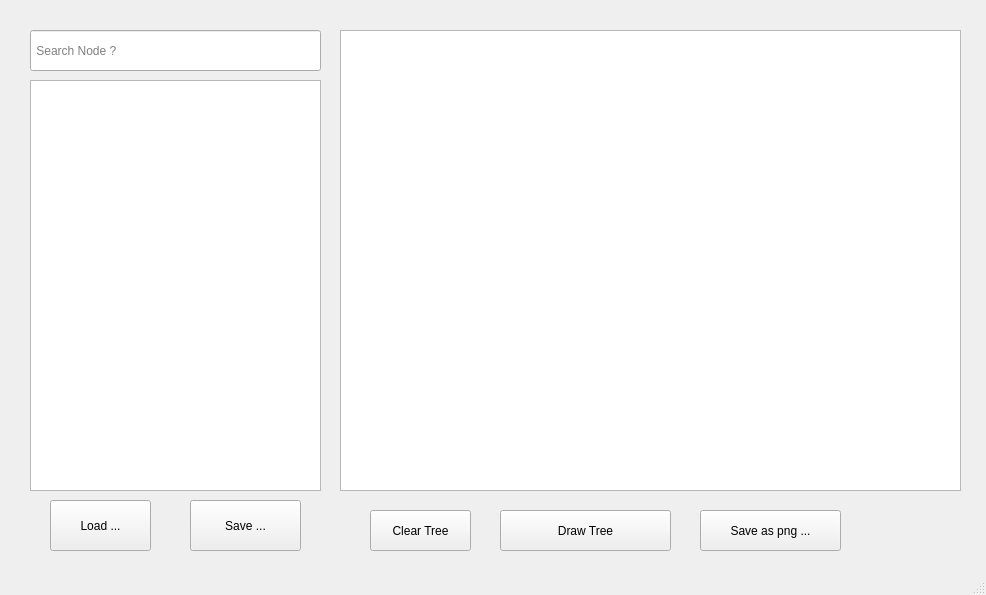
<?xml version="1.0" encoding="UTF-8"?>
<ui version="4.0">
 <class>MainWindow</class>
 <widget class="QMainWindow" name="MainWindow">
  <property name="geometry">
   <rect>
    <x>0</x>
    <y>0</y>
    <width>986</width>
    <height>595</height>
   </rect>
  </property>
  <property name="windowTitle">
   <string>Super Tree Editor</string>
  </property>
  <widget class="QWidget" name="centralwidget">
   <widget class="TreeView" name="tableView">
    <property name="geometry">
     <rect>
      <x>30</x>
      <y>80</y>
      <width>291</width>
      <height>411</height>
     </rect>
    </property>
    <property name="selectionMode">
     <enum>QAbstractItemView::SingleSelection</enum>
    </property>
   </widget>
   <widget class="QGraphicsView" name="graphicsView">
    <property name="geometry">
     <rect>
      <x>340</x>
      <y>30</y>
      <width>621</width>
      <height>461</height>
     </rect>
    </property>
   </widget>
   <widget class="QPushButton" name="clearTreeBtn">
    <property name="geometry">
     <rect>
      <x>370</x>
      <y>510</y>
      <width>101</width>
      <height>41</height>
     </rect>
    </property>
    <property name="text">
     <string>Clear Tree</string>
    </property>
   </widget>
   <widget class="QPushButton" name="drawTreeBtn">
    <property name="geometry">
     <rect>
      <x>500</x>
      <y>510</y>
      <width>171</width>
      <height>41</height>
     </rect>
    </property>
    <property name="text">
     <string>Draw Tree</string>
    </property>
   </widget>
   <widget class="QPushButton" name="saveAsPngBtn">
    <property name="geometry">
     <rect>
      <x>700</x>
      <y>510</y>
      <width>141</width>
      <height>41</height>
     </rect>
    </property>
    <property name="text">
     <string>Save as png ...</string>
    </property>
   </widget>
   <widget class="QLineEdit" name="searchBar">
    <property name="geometry">
     <rect>
      <x>30</x>
      <y>30</y>
      <width>291</width>
      <height>41</height>
     </rect>
    </property>
    <property name="placeholderText">
     <string> Search Node ?</string>
    </property>
   </widget>
   <widget class="QPushButton" name="loadTreeFromFileBtn">
    <property name="geometry">
     <rect>
      <x>50</x>
      <y>500</y>
      <width>101</width>
      <height>51</height>
     </rect>
    </property>
    <property name="text">
     <string>Load ...</string>
    </property>
   </widget>
   <widget class="QPushButton" name="saveTreeToFileBtn">
    <property name="geometry">
     <rect>
      <x>190</x>
      <y>500</y>
      <width>111</width>
      <height>51</height>
     </rect>
    </property>
    <property name="text">
     <string>Save ...</string>
    </property>
   </widget>
  </widget>
  <widget class="QStatusBar" name="statusbar"/>
 </widget>
 <customwidgets>
  <customwidget>
   <class>TreeView</class>
   <extends>QTableView</extends>
   <header>TreeView.h</header>
  </customwidget>
 </customwidgets>
 <resources/>
 <connections/>
</ui>
